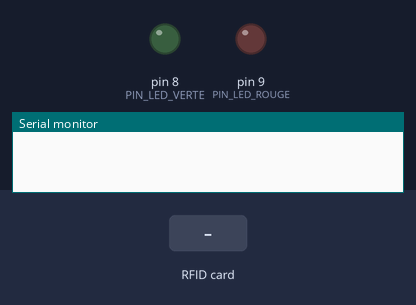
Simulated run of this sketch. Board: Arduino Mega 2560, built with avr-gcc and run on an emulated ATmega2560. On the bench: output pins drawn as LEDs (lit = HIGH), the last lines printed to the serial monitor. The inputs (shaded band) are chosen by the test bench. Pins used as bus, display or sensor lines are not drawn.

Above: at 1.2 s.
1.3 s: RFID card 5E 7A 19 C4 held to the reader
At 2.2 s:
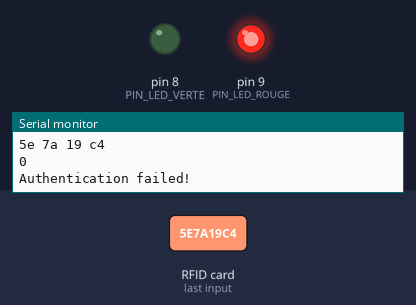
Timing chart, 0 to 4.8 s (numbered marks = the images above; inputs shaded):
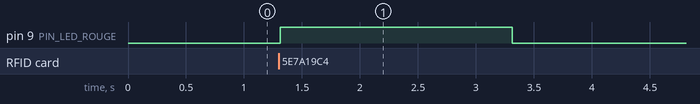

Measured:
- after the input at 1.3 s, pin 9 (PIN_LED_ROUGE): LOW → HIGH at once, → LOW 2.0 s later

The sketch:

tp.ino
```cpp
#include <SPI.h>
#include <MFRC522.h>

#define SS_PIN 53
#define RST_PIN 5

MFRC522 rfid(SS_PIN, RST_PIN);  // appel de la classe

#define PIN_LED_VERTE 8
#define PIN_LED_ROUGE 9

// liste clés valides
String keyOk[] = { "f3 1 1 15", "F3 1 1 15" };

void setup() {
  Serial.begin(9600);
  SPI.begin();      // Init SPI bus
  rfid.PCD_Init();  // Init MFRC522

  pinMode(PIN_LED_VERTE, OUTPUT);
  pinMode(PIN_LED_ROUGE, OUTPUT);

  // led eteintes a l'init
  digitalWrite(PIN_LED_VERTE, LOW);
  digitalWrite(PIN_LED_ROUGE, LOW);
}

void loop() {

  // Si on ne detecte pas une carte on reboucle au debut
  if (!rfid.PICC_IsNewCardPresent())
    return;

  // as t'on lu la carte
  if (!rfid.PICC_ReadCardSerial())
    return;

  // recuperation de l'UID et concaténation de sa valeur en hex dans un string
  String myKey = String(rfid.uid.uidByte[0], HEX) + " " + String(rfid.uid.uidByte[1], HEX) + " " + String(rfid.uid.uidByte[2], HEX) + " " + String(rfid.uid.uidByte[3], HEX);
  String myData = String(rfid.PICC_ReadCardSerial());

  // j'affiche la valeur de la carte sur le serial
  Serial.println(myKey);
  Serial.println(myData);

  bool accessOk = 0;
  // je boucle sur toutes les valeurs des clés autorisés et si je la trouve accesOK => 1
  for (int y = 0; y < (sizeof(keyOk) / sizeof(String)); y++) {

    if (keyOk[y] == myKey) {
      accessOk = 1;
    }
  }

  // Halt PICC, fin de lecture de carte
  rfid.PICC_HaltA();

  // Stop encryption on PCD
  rfid.PCD_StopCrypto1();

  // La carte as t'elle acces , si oui led verte , si non led rouge
  if (accessOk == 1) {
    Serial.println("Authentication GRANTED!");
    digitalWrite(PIN_LED_VERTE, HIGH);
  } else {
    Serial.println("Authentication failed!");
    digitalWrite(PIN_LED_ROUGE, HIGH);
  }

  // on eteind les led apres un delais
  delay(2000);
  digitalWrite(PIN_LED_VERTE, LOW);
  digitalWrite(PIN_LED_ROUGE, LOW);
}
```
